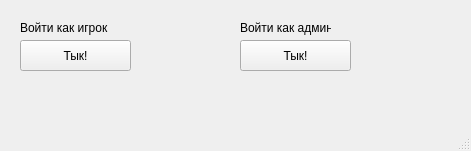
<?xml version="1.0" encoding="UTF-8"?>
<ui version="4.0">
 <class>MainWindow</class>
 <widget class="QMainWindow" name="MainWindow">
  <property name="geometry">
   <rect>
    <x>0</x>
    <y>0</y>
    <width>471</width>
    <height>151</height>
   </rect>
  </property>
  <property name="minimumSize">
   <size>
    <width>471</width>
    <height>151</height>
   </size>
  </property>
  <property name="maximumSize">
   <size>
    <width>471</width>
    <height>151</height>
   </size>
  </property>
  <property name="windowTitle">
   <string>Вход</string>
  </property>
  <widget class="QWidget" name="centralwidget">
   <widget class="QLabel" name="label">
    <property name="geometry">
     <rect>
      <x>20</x>
      <y>20</y>
      <width>131</width>
      <height>16</height>
     </rect>
    </property>
    <property name="text">
     <string>Войти как игрок</string>
    </property>
   </widget>
   <widget class="QLabel" name="label_2">
    <property name="geometry">
     <rect>
      <x>240</x>
      <y>20</y>
      <width>91</width>
      <height>16</height>
     </rect>
    </property>
    <property name="text">
     <string>Войти как админ</string>
    </property>
   </widget>
   <widget class="QPushButton" name="btnt1">
    <property name="geometry">
     <rect>
      <x>20</x>
      <y>40</y>
      <width>111</width>
      <height>31</height>
     </rect>
    </property>
    <property name="text">
     <string>Тык!</string>
    </property>
   </widget>
   <widget class="QPushButton" name="btnt2">
    <property name="geometry">
     <rect>
      <x>240</x>
      <y>40</y>
      <width>111</width>
      <height>31</height>
     </rect>
    </property>
    <property name="text">
     <string>Тык!</string>
    </property>
   </widget>
  </widget>
  <widget class="QMenuBar" name="menubar">
   <property name="geometry">
    <rect>
     <x>0</x>
     <y>0</y>
     <width>471</width>
     <height>21</height>
    </rect>
   </property>
  </widget>
  <widget class="QStatusBar" name="statusbar"/>
 </widget>
 <resources/>
 <connections/>
</ui>
